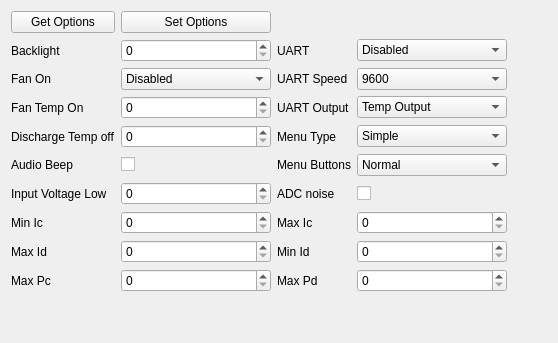
      <widget class="QWidget" name="Options">
       <attribute name="title">
        <string>Options</string>
       </attribute>
       <layout class="QGridLayout" name="gridLayout_2">
        <item row="8" column="0">
         <widget class="QLabel" name="label_29">
          <property name="maximumSize">
           <size>
            <width>120</width>
            <height>16777215</height>
           </size>
          </property>
          <property name="text">
           <string>Min Ic</string>
          </property>
         </widget>
        </item>
        <item row="6" column="2">
         <widget class="QLabel" name="label_41">
          <property name="text">
           <string>Menu Buttons</string>
          </property>
         </widget>
        </item>
        <item row="12" column="0">
         <widget class="QLabel" name="label_33">
          <property name="maximumSize">
           <size>
            <width>120</width>
            <height>16777215</height>
           </size>
          </property>
          <property name="text">
           <string>Max Pc</string>
          </property>
         </widget>
        </item>
        <item row="3" column="3">
         <widget class="QComboBox" name="UARTspeed">
          <property name="minimumSize">
           <size>
            <width>150</width>
            <height>0</height>
           </size>
          </property>
          <property name="maximumSize">
           <size>
            <width>150</width>
            <height>16777215</height>
           </size>
          </property>
          <item>
           <property name="text">
            <string>9600</string>
           </property>
          </item>
          <item>
           <property name="text">
            <string>19200</string>
           </property>
          </item>
          <item>
           <property name="text">
            <string>38400</string>
           </property>
          </item>
          <item>
           <property name="text">
            <string>57600</string>
           </property>
          </item>
          <item>
           <property name="text">
            <string>115200</string>
           </property>
          </item>
         </widget>
        </item>
        <item row="3" column="2">
         <widget class="QLabel" name="label_38">
          <property name="text">
           <string>UART Speed</string>
          </property>
         </widget>
        </item>
        <item row="6" column="1">
         <widget class="QCheckBox" name="audioBeep">
          <property name="minimumSize">
           <size>
            <width>150</width>
            <height>0</height>
           </size>
          </property>
          <property name="maximumSize">
           <size>
            <width>150</width>
            <height>16777215</height>
           </size>
          </property>
          <property name="text">
           <string/>
          </property>
         </widget>
        </item>
        <item row="3" column="0">
         <widget class="QLabel" name="label_23">
          <property name="maximumSize">
           <size>
            <width>120</width>
            <height>16777215</height>
           </size>
          </property>
          <property name="text">
           <string>Fan On</string>
          </property>
         </widget>
        </item>
        <item row="10" column="1">
         <widget class="QSpinBox" name="maxId">
          <property name="minimumSize">
           <size>
            <width>150</width>
            <height>0</height>
           </size>
          </property>
          <property name="maximumSize">
           <size>
            <width>150</width>
            <height>16777215</height>
           </size>
          </property>
          <property name="maximum">
           <number>999999999</number>
          </property>
         </widget>
        </item>
        <item row="0" column="1">
         <widget class="QPushButton" name="pushButton_7">
          <property name="text">
           <string>Set Options</string>
          </property>
         </widget>
        </item>
        <item row="18" column="0">
         <spacer name="verticalSpacer">
          <property name="orientation">
           <enum>Qt::Vertical</enum>
          </property>
          <property name="sizeHint" stdset="0">
           <size>
            <width>20</width>
            <height>40</height>
           </size>
          </property>
         </spacer>
        </item>
        <item row="12" column="1">
         <widget class="QSpinBox" name="maxPc">
          <property name="minimumSize">
           <size>
            <width>150</width>
            <height>0</height>
           </size>
          </property>
          <property name="maximumSize">
           <size>
            <width>150</width>
            <height>16777215</height>
           </size>
          </property>
          <property name="maximum">
           <number>999999999</number>
          </property>
         </widget>
        </item>
        <item row="5" column="2">
         <widget class="QLabel" name="label_40">
          <property name="text">
           <string>Menu Type</string>
          </property>
         </widget>
        </item>
        <item row="7" column="2">
         <widget class="QLabel" name="label_36">
          <property name="maximumSize">
           <size>
            <width>120</width>
            <height>16777215</height>
           </size>
          </property>
          <property name="text">
           <string>ADC noise</string>
          </property>
         </widget>
        </item>
        <item row="4" column="3">
         <widget class="QComboBox" name="UARToutput">
          <property name="minimumSize">
           <size>
            <width>150</width>
            <height>0</height>
           </size>
          </property>
          <property name="maximumSize">
           <size>
            <width>150</width>
            <height>16777215</height>
           </size>
          </property>
          <item>
           <property name="text">
            <string>Temp Output</string>
           </property>
          </item>
          <item>
           <property name="text">
            <string>Separated</string>
           </property>
          </item>
         </widget>
        </item>
        <item row="3" column="1">
         <widget class="QComboBox" name="fanOn">
          <property name="minimumSize">
           <size>
            <width>150</width>
            <height>0</height>
           </size>
          </property>
          <property name="maximumSize">
           <size>
            <width>150</width>
            <height>16777215</height>
           </size>
          </property>
          <item>
           <property name="text">
            <string>Disabled</string>
           </property>
          </item>
          <item>
           <property name="text">
            <string>Always</string>
           </property>
          </item>
          <item>
           <property name="text">
            <string>Program</string>
           </property>
          </item>
          <item>
           <property name="text">
            <string>Temperature</string>
           </property>
          </item>
          <item>
           <property name="text">
            <string>Program Temperature</string>
           </property>
          </item>
         </widget>
        </item>
        <item row="0" column="0">
         <widget class="QPushButton" name="pushButton_6">
          <property name="text">
           <string>Get Options</string>
          </property>
         </widget>
        </item>
        <item row="8" column="1">
         <widget class="QSpinBox" name="minIc">
          <property name="minimumSize">
           <size>
            <width>150</width>
            <height>0</height>
           </size>
          </property>
          <property name="maximumSize">
           <size>
            <width>150</width>
            <height>16777215</height>
           </size>
          </property>
          <property name="maximum">
           <number>999999999</number>
          </property>
         </widget>
        </item>
        <item row="2" column="1">
         <widget class="QSpinBox" name="backlight">
          <property name="minimumSize">
           <size>
            <width>150</width>
            <height>0</height>
           </size>
          </property>
          <property name="maximumSize">
           <size>
            <width>150</width>
            <height>16777215</height>
           </size>
          </property>
          <property name="maximum">
           <number>999999999</number>
          </property>
         </widget>
        </item>
        <item row="5" column="3">
         <widget class="QComboBox" name="menuType">
          <property name="minimumSize">
           <size>
            <width>150</width>
            <height>0</height>
           </size>
          </property>
          <property name="maximumSize">
           <size>
            <width>150</width>
            <height>16777215</height>
           </size>
          </property>
          <item>
           <property name="text">
            <string>Simple</string>
           </property>
          </item>
          <item>
           <property name="text">
            <string>Advanced</string>
           </property>
          </item>
         </widget>
        </item>
        <item row="4" column="1">
         <widget class="QSpinBox" name="fanTempOn">
          <property name="minimumSize">
           <size>
            <width>150</width>
            <height>0</height>
           </size>
          </property>
          <property name="maximumSize">
           <size>
            <width>150</width>
            <height>16777215</height>
           </size>
          </property>
          <property name="maximum">
           <number>999999999</number>
          </property>
         </widget>
        </item>
        <item row="4" column="0">
         <widget class="QLabel" name="label_25">
          <property name="maximumSize">
           <size>
            <width>120</width>
            <height>16777215</height>
           </size>
          </property>
          <property name="text">
           <string>Fan Temp On</string>
          </property>
         </widget>
        </item>
        <item row="2" column="3">
         <widget class="QComboBox" name="UART">
          <property name="minimumSize">
           <size>
            <width>150</width>
            <height>0</height>
           </size>
          </property>
          <property name="maximumSize">
           <size>
            <width>150</width>
            <height>16777215</height>
           </size>
          </property>
          <item>
           <property name="text">
            <string>Disabled</string>
           </property>
          </item>
          <item>
           <property name="text">
            <string>Normal</string>
           </property>
          </item>
          <item>
           <property name="text">
            <string>ExtControl</string>
           </property>
          </item>
          <item>
           <property name="text">
            <string>Debug</string>
           </property>
          </item>
          <item>
           <property name="text">
            <string>ExtDebug</string>
           </property>
          </item>
          <item>
           <property name="text">
            <string>ExtDebugADC</string>
           </property>
          </item>
         </widget>
        </item>
        <item row="6" column="0">
         <widget class="QLabel" name="label_27">
          <property name="maximumSize">
           <size>
            <width>120</width>
            <height>16777215</height>
           </size>
          </property>
          <property name="text">
           <string>Audio Beep</string>
          </property>
         </widget>
        </item>
        <item row="2" column="0">
         <widget class="QLabel" name="label_24">
          <property name="maximumSize">
           <size>
            <width>120</width>
            <height>16777215</height>
           </size>
          </property>
          <property name="text">
           <string>Backlight</string>
          </property>
         </widget>
        </item>
        <item row="2" column="2">
         <widget class="QLabel" name="label_37">
          <property name="maximumSize">
           <size>
            <width>120</width>
            <height>16777215</height>
           </size>
          </property>
          <property name="text">
           <string>UART</string>
          </property>
         </widget>
        </item>
        <item row="4" column="2">
         <widget class="QLabel" name="label_39">
          <property name="text">
           <string>UART Output</string>
          </property>
         </widget>
        </item>
        <item row="2" column="4">
         <spacer name="horizontalSpacer">
          <property name="orientation">
           <enum>Qt::Horizontal</enum>
          </property>
          <property name="sizeHint" stdset="0">
           <size>
            <width>40</width>
            <height>20</height>
           </size>
          </property>
         </spacer>
        </item>
        <item row="7" column="3">
         <widget class="QCheckBox" name="adcNoise">
          <property name="minimumSize">
           <size>
            <width>150</width>
            <height>0</height>
           </size>
          </property>
          <property name="maximumSize">
           <size>
            <width>150</width>
            <height>16777215</height>
           </size>
          </property>
          <property name="text">
           <string/>
          </property>
         </widget>
        </item>
        <item row="5" column="0">
         <widget class="QLabel" name="label_26">
          <property name="maximumSize">
           <size>
            <width>120</width>
            <height>16777215</height>
           </size>
          </property>
          <property name="text">
           <string>Discharge Temp off</string>
          </property>
         </widget>
        </item>
        <item row="6" column="3">
         <widget class="QComboBox" name="menuButtons">
          <property name="minimumSize">
           <size>
            <width>150</width>
            <height>0</height>
           </size>
          </property>
          <property name="maximumSize">
           <size>
            <width>150</width>
            <height>16777215</height>
           </size>
          </property>
          <item>
           <property name="text">
            <string>Normal</string>
           </property>
          </item>
          <item>
           <property name="text">
            <string>Reversed</string>
           </property>
          </item>
         </widget>
        </item>
        <item row="5" column="1">
         <widget class="QSpinBox" name="dischargeTempOff">
          <property name="minimumSize">
           <size>
            <width>150</width>
            <height>0</height>
           </size>
          </property>
          <property name="maximumSize">
           <size>
            <width>150</width>
            <height>16777215</height>
           </size>
          </property>
          <property name="maximum">
           <number>999999999</number>
          </property>
         </widget>
        </item>
        <item row="8" column="2">
         <widget class="QLabel" name="label_30">
          <property name="maximumSize">
           <size>
            <width>120</width>
            <height>16777215</height>
           </size>
          </property>
          <property name="text">
           <string>Max Ic</string>
          </property>
         </widget>
        </item>
        <item row="8" column="3">
         <widget class="QSpinBox" name="maxIc">
          <property name="minimumSize">
           <size>
            <width>150</width>
            <height>0</height>
           </size>
          </property>
          <property name="maximumSize">
           <size>
            <width>150</width>
            <height>16777215</height>
           </size>
          </property>
          <property name="maximum">
           <number>999999999</number>
          </property>
         </widget>
        </item>
        <item row="10" column="3">
         <widget class="QSpinBox" name="minId">
          <property name="minimumSize">
           <size>
            <width>150</width>
            <height>0</height>
           </size>
          </property>
          <property name="maximumSize">
           <size>
            <width>150</width>
            <height>16777215</height>
           </size>
          </property>
          <property name="maximum">
           <number>999999999</number>
          </property>
         </widget>
        </item>
        <item row="10" column="2">
         <widget class="QLabel" name="label_31">
          <property name="maximumSize">
           <size>
            <width>120</width>
            <height>16777215</height>
           </size>
          </property>
          <property name="text">
           <string>Min Id</string>
          </property>
         </widget>
        </item>
        <item row="10" column="0">
         <widget class="QLabel" name="label_32">
          <property name="maximumSize">
           <size>
            <width>120</width>
            <height>16777215</height>
           </size>
          </property>
          <property name="text">
           <string>Max Id</string>
          </property>
         </widget>
        </item>
        <item row="12" column="3">
         <widget class="QSpinBox" name="maxPd">
          <property name="minimumSize">
           <size>
            <width>150</width>
            <height>0</height>
           </size>
          </property>
          <property name="maximumSize">
           <size>
            <width>150</width>
            <height>16777215</height>
           </size>
          </property>
          <property name="maximum">
           <number>999999999</number>
          </property>
         </widget>
        </item>
        <item row="12" column="2">
         <widget class="QLabel" name="label_34">
          <property name="maximumSize">
           <size>
            <width>120</width>
            <height>16777215</height>
           </size>
          </property>
          <property name="text">
           <string>Max Pd</string>
          </property>
         </widget>
        </item>
        <item row="7" column="1">
         <widget class="QSpinBox" name="inputVoltageLow">
          <property name="minimumSize">
           <size>
            <width>150</width>
            <height>0</height>
           </size>
          </property>
          <property name="maximumSize">
           <size>
            <width>150</width>
            <height>16777215</height>
           </size>
          </property>
          <property name="maximum">
           <number>999999999</number>
          </property>
         </widget>
        </item>
        <item row="7" column="0">
         <widget class="QLabel" name="label_35">
          <property name="maximumSize">
           <size>
            <width>120</width>
            <height>16777215</height>
           </size>
          </property>
          <property name="text">
           <string>Input Voltage Low</string>
          </property>
         </widget>
        </item>
       </layout>
      </widget>
